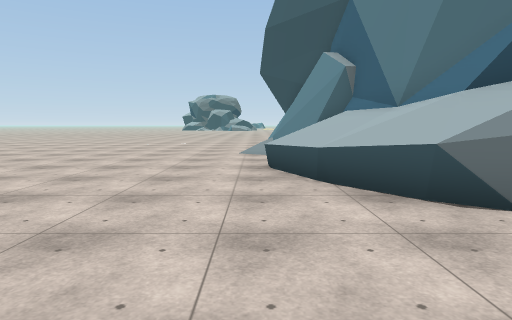
view 1 (above)

24 first-person views from a walk through a Unity game level. The camera is 1.5 m above the floor, tilts 6° down and sees 75° across. The floor is counted in squares, 2 m on a side. Each view is taken from the middle of a square. On the plan, view 1 faces up. The plan holds only what a view shows up to about 11 squares ahead; the rest is blank. The place goes on beyond the plan. The player character is not drawn. Some surface patterns are stand-ins.

view 2
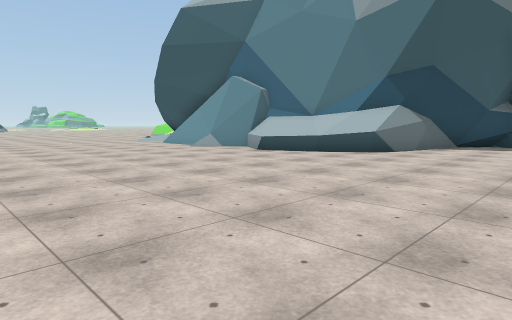

view 3
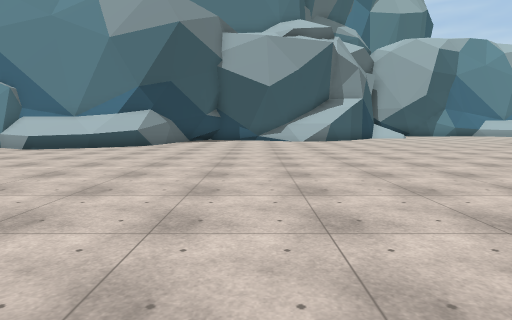

view 4
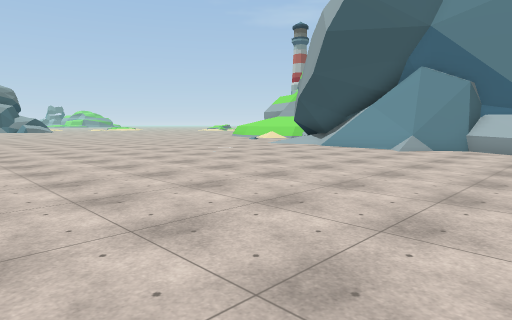

view 5
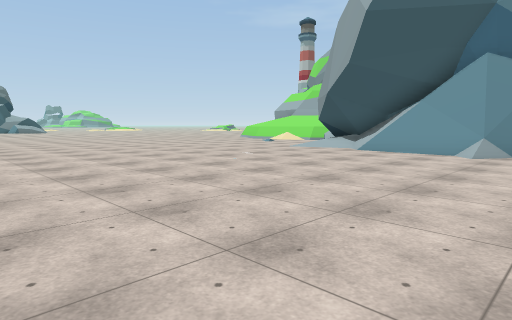

view 6
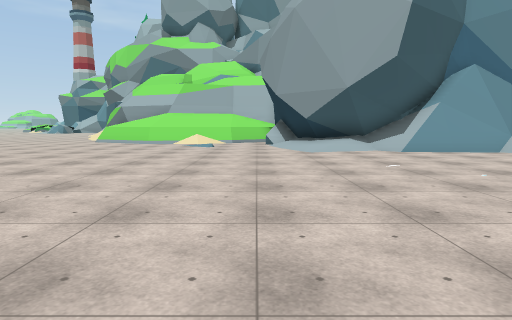

view 7
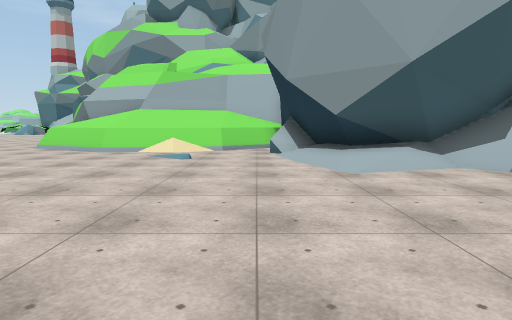

view 8
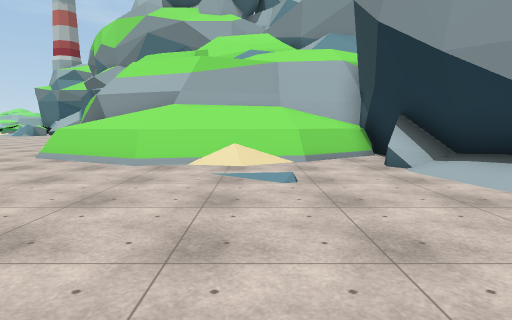

view 9
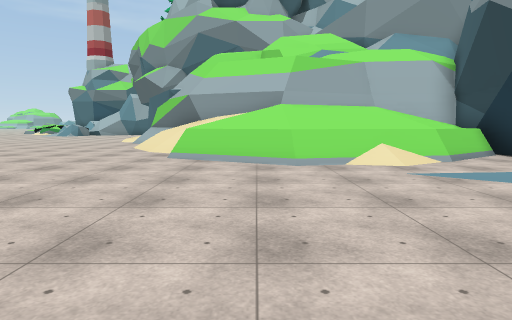

view 10
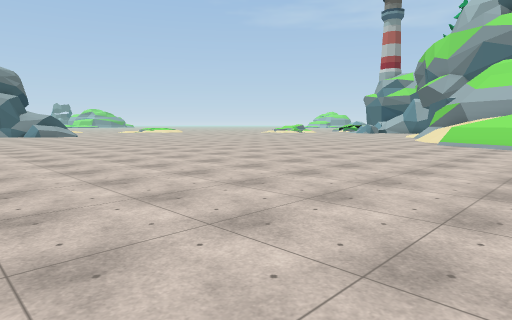

view 11
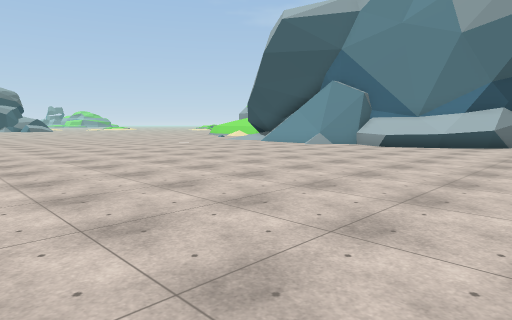

view 12
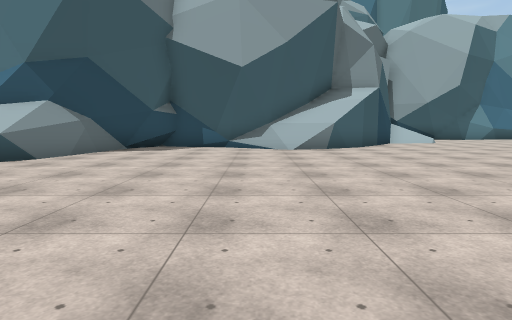

view 13
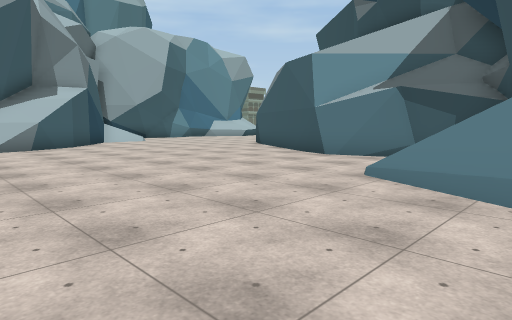

view 14
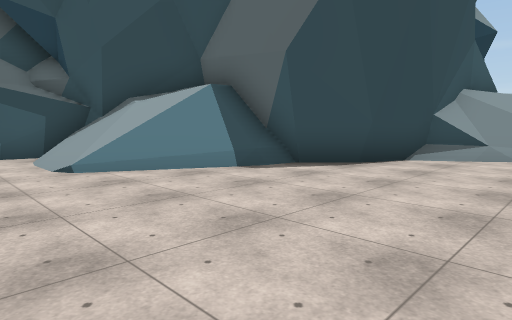

view 15
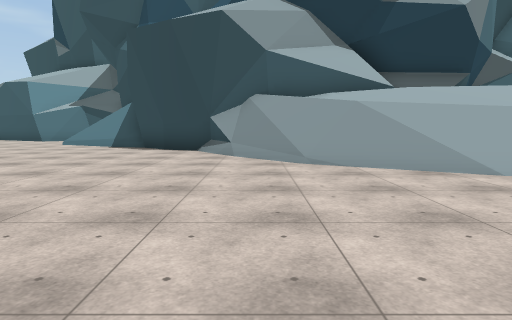

view 16
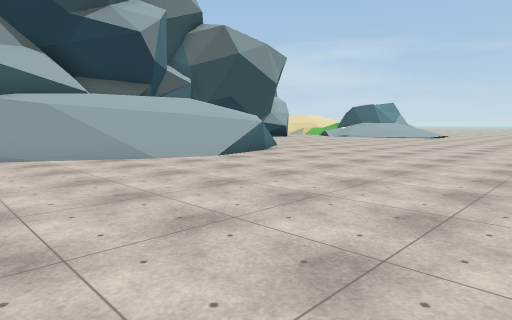

view 17
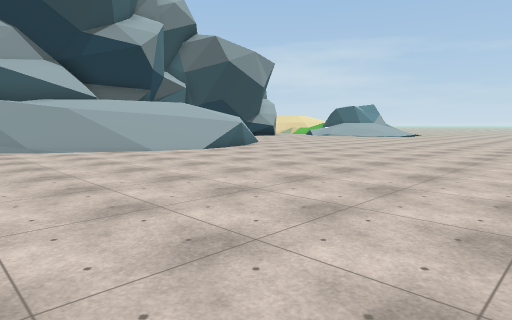

view 18
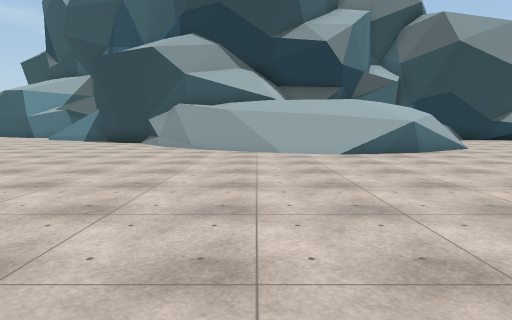

view 19
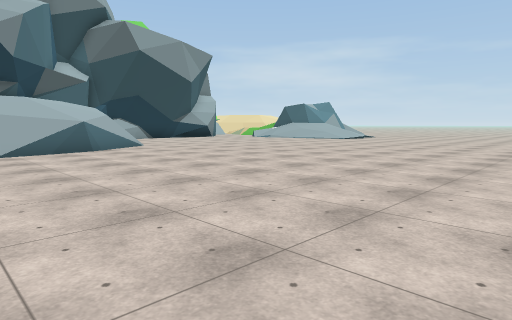

view 20
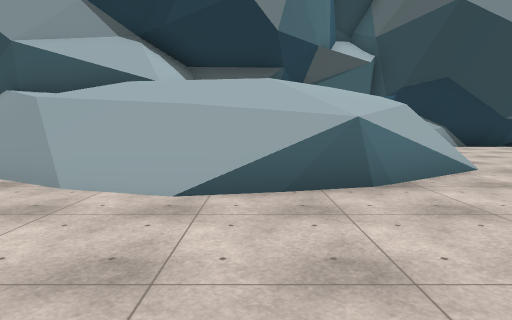

view 21
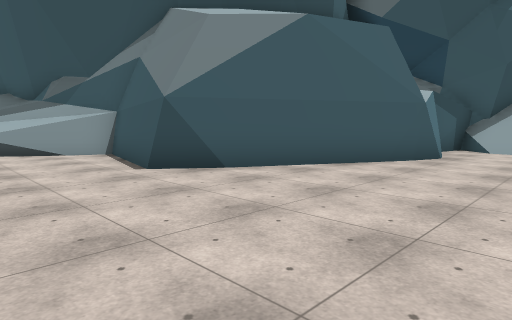

view 22
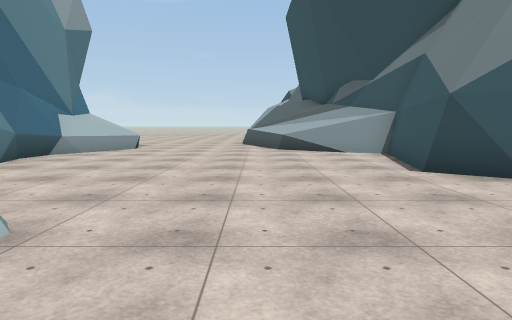

view 23
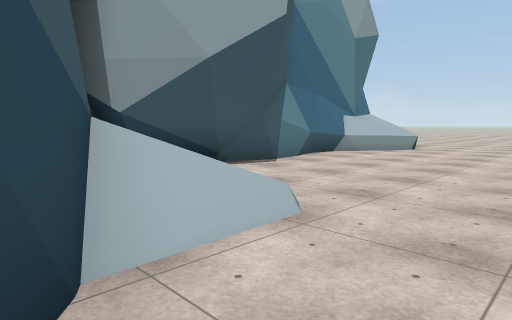

view 24
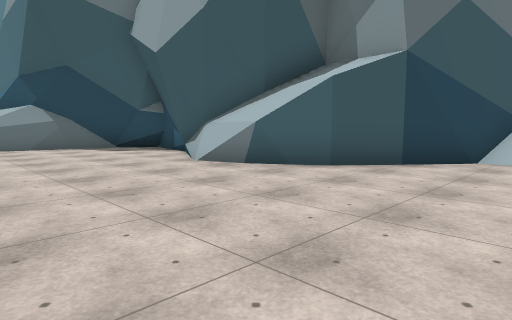

### Floor plan
Key: @ floor where view 1 was taken; # wall or solid block; . main floor; : floor 1.25 m higher than the main floor; / step, stairs or slope; = window, fence, low wall or low ledge; ^ raised ledge; v drop or lower ground.
Columns run from 20 left of view 1 to 13 right of it. Each row starts with its distance up from view 1.
 25              ......... ....../
 24              ..............///
 23             ..............=//#
 22             .............=/ /#
 21             .............=//##
 20             ............=///#
 19             .............=//##
 18             .............=///#
 17             .............=///#
 16            ...............=//#
 15            ...........//######
 14            ........../###
 13            ........../#
 12            ..........##
 11  .....    ........../##
 10 ..................../#
  9 ..................../#
  8 .....................##
  7 .....................^#
  6 ....................^^#
  5 .....................^#
  4 .....................^#
  3 ......................####
  2 .........................###
  1 ..#////....................#
  0 ##/////#............@......#
 -1  //////##.................##
 -2  //  ///v#................#
 -3      // ###..............=#
 -4       #######.............#
 -5   #####     ##............##
 -6 ###          ###...........##
 -7              #///...........###
 -8              ##//............/#
 -9               ##/............// /#
-10                ######.......... ##
-11                     ###.........##
-12                       ###.......#
-13                         #.......#
-14                        ##.......#
-15                        #........#
-16                        ##.......#
-17                         ##=....^#
-18                         #v:#...^
-19                         #/   ..
-20                         #/
-21                         ##

Where each view was taken, in squares from view 1:
view 1: 0 up, 0 right, facing up
view 2: 1 down, 7 left, facing up-right
view 3: 1 down, 10 left, facing right
view 4: 5 up, 10 left, facing up-right
view 5: 7 up, 9 left, facing up-right
view 6: 16 up, 9 left, facing right
view 7: 16 up, 5 left, facing right
view 8: 18 up, 2 left, facing right
view 9: 21 up, 2 left, facing right
view 10: 19 up, 8 left, facing up-right
view 11: 1 up, 11 left, facing up-right
view 12: 2 down, 5 left, facing right
view 13: 2 down, 6 left, facing down-right
view 14: 1 down, 2 left, facing down-left
view 15: 6 up, 11 left, facing down
view 16: 8 up, 11 left, facing down-left
view 17: 10 up, 10 left, facing down-left
view 18: 10 up, 14 left, facing down
view 19: 11 up, 15 left, facing down-left
view 20: 5 up, 17 left, facing down
view 21: 7 down, 7 right, facing down-left
view 22: 7 down, 7 right, facing down
view 23: 7 down, 7 right, facing down-right
view 24: 9 down, 1 right, facing up-right
